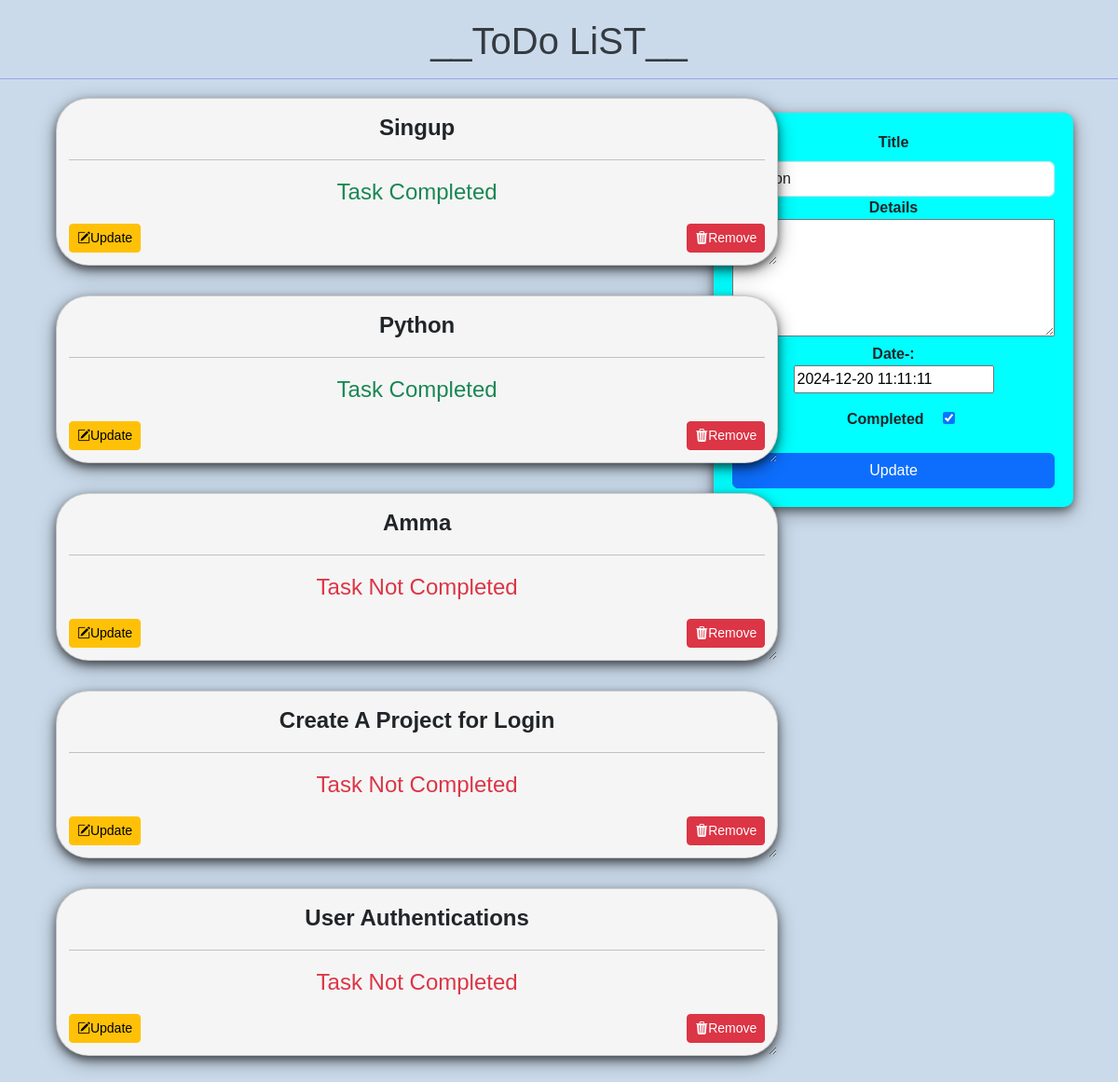
/34/, run on the app's committed database.
### tasks/models.py (models this page shows, shortened)
class Task(models.Model):
    title=models.CharField(max_length=100)
    details = models.TextField()
    date = models.DateTimeField(default=timezone.now)
    completed = models.BooleanField(default=False)
    created = models.DateTimeField(auto_now_add=True)

### tasks/views.py (the view)
# urls.py: path('',index,name='index'),
def index(request, pk=None ):
    tasks = Task.objects.all()
    form = Taskform()
    update_mode = False
    if pk:
        task =Task.objects.get(id=pk)
        form = Taskform(instance=task)
        update_mode = True
        if request.method == 'POST':
            form = Taskform(request.POST, instance=task)
            if form.is_valid():
                form.save()
                return redirect('/')
    elif request.method == 'POST':
        form = Taskform(request.POST)
        if form.is_valid():
            form.save()
            return redirect('/')
    context = {'tasks': tasks,'form': form,'update_mode': update_mode,}
    return render(request, 'index.html', context)

### tasks/forms.py
class Taskform(forms.ModelForm):
    title = forms.CharField(
        widget=forms.TextInput(attrs={
            'class': 'form-control',  # Bootstrap class for input fields
            'placeholder': 'Add new task'  # Placeholder text
        })
    )
    class Meta:
        model = Task
        fields = '__all__'
        widgets = {
            'other_field_name': forms.TextInput(attrs={'class': 'form-control'}),'details':forms.Textarea(attrs={'rows':5,'cols':35})
        }

### tasks/templates/index.html (shortened to what this page needs)
<!DOCTYPE html>
<html lang="en">
<head>
    <link href="https://cdn.jsdelivr.net/npm/bootstrap@5.3.0/dist/css/bootstrap.min.css" rel="stylesheet">
    <link rel="stylesheet" href="https://cdn.jsdelivr.net/npm/bootstrap-icons@1.11.3/font/bootstrap-icons.min.css">
</head>
<body>
    <div class="class="container-fluid"">
    <h1>__ToDo LiST__</h1>
    <hr style="color: blue;size: 5px;">
    <div class="task-form mx-5"  style="float: right;">
        <center>
        <form action="" method="POST">
            <div class="mb-3">
                <center>
                <label for="taskTitle" class="form-label"><strong>Title</strong></label>
            </center>
                     {{form.title}}
                    <center>
                    <label for="details"><strong>Details</strong></label>
                </center>
                    {{form.details}}
                    <br>
                    <center>
                        <label for="date"><strong>Date-:</strong></label>
                    </center>
                        {{form.date}}
                        <br>
                    <label for="taskcompleted" class="form-label mt-3 mx-3"><strong>Completed</strong></label>
                    {{form.completed}}
            </div>
            <button type="submit" class="btn btn-primary w-100">{{ update_mode|yesno:"Update,Add Task" }}</button>
        </form>
        </center>
    </div>
    <div class="task-list mx-5" >
            <div class="row">
            <div class="col-12">
        {% for task in tasks %}
        <div class="card">
        <center>
            <b>{{ task.title }}</b>
        </center>
        <hr/>
            <div id="completed">
                <p>
                    {% if task.completed %}
                    <span class="text-success">Task Completed</span>
                    {% else %}
                    <span class="text-danger">Task Not Completed</span>
                    {% endif %}
                </p>
            </div>
            <div>
                <a href="{% url 'update' task.id %}" class="btn btn-sm btn-warning" style="float: left;"><i class="bi bi-pencil-square"></i>Update </a>
                <button class="btn btn-sm btn-danger"  style="float: right;" onclick="showDeleteConfirmation('{{ task.id }}', '{{ task.title }}')"><i class="bi bi-trash3-fill"></i>Remove</button>
            </div>
        </div>
        {% endfor %}
</div>
</div>
</body>
</html>

### tasks/templates/index.html (style rules this page uses)
.card { box-shadow: 0 4px 8px 0 rgba(0,0,0,0.5), 0 6px 20px 0 rgba(0,0,0,0.39); background: whitesmoke; margin-bottom : 5%; border-radius: 35px; padding : 2%; overflow: auto; resize: both; text-overflow: ellipsis; font-size: x-large; text-align: center; width: 120%; }
body { background-color: #cadaea; font-family: Arial, sans-serif; }
h1 { color: #343a40; text-align: center; margin-top: 20px; }
.task-form { max-width: 500px; margin: 20px auto; background-color: aqua; padding: 20px; border-radius: 10px; box-shadow: 0 4px 8px 0 rgba(0,0,0,0.4), 0 6px 20px 0 rgba(0,0,0,0.36); }
.task-list { max-width: 800px; margin: 20px auto; }

### data on the page
Task: title "Python", details "data", date "2024-12-20 11:11:11", completed "☑", shows "Task Completed"
Task: title "Singup", completed "Task Completed"
Task: title "Amma", completed "Task Not Completed"
Task: title "Create A Project for Login", completed "Task Not Completed"
Task: title "User Authentications", completed "Task Not Completed"

### other printed values
{{ update_mode|yesno:"Update,Add Task" }} "Update"
